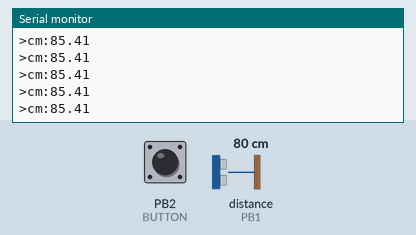
Simulated run of this program. Board: ATmega328P, built with avr-gcc and emulated at 16 MHz (the files do not name the chip). On the bench: the last lines printed to the serial monitor. Wiring (inferred from the names in the program): ultrasonic range finder: trigger PB0; echo PB1. Inputs (shaded band) come from the test bench; at power-on: distance to the obstacle (sensor on PB1) 80 cm, PB2 (BUTTON) HIGH. The echo pulse lasts 58.3 µs per cm.

Above: at 1.2 s.
1.3 s: distance to the obstacle (sensor on PB1) set to 4 cm
At 2.1 s:
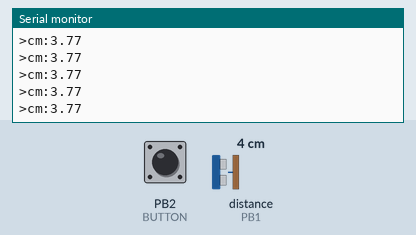
4.3 s: PB2 (BUTTON) pulled LOW for 0.15 s
5.9 s: distance to the obstacle (sensor on PB1) set to 9 cm
At 6.6 s:
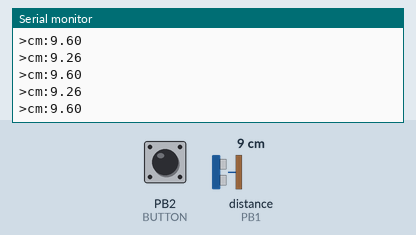
8.9 s: PB2 (BUTTON) pulled LOW for 1 s
11.4 s: PB2 (BUTTON) pulsed LOW 5 times (0.12 s each, 0.3 s apart)
At 11.53 s:
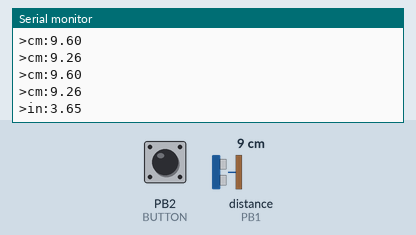
Timing chart, 0 to 14.4 s (numbered marks = the images above; inputs shaded):
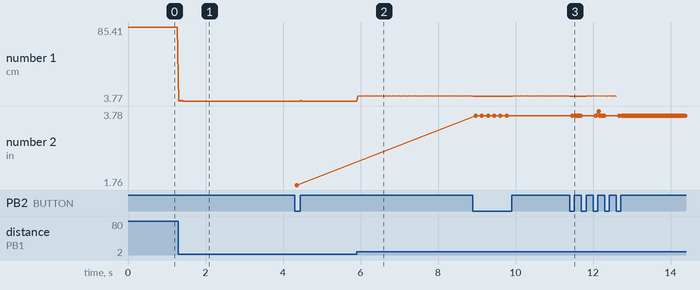

Measured:
- after the input at 1.3 s, the serial monitor: prints a new line at once (image 1)
- after the input at 5.9 s, the serial monitor: prints a new line at once (image 2)
- plotted number 1: 85.41 → 3.77 after the input at 1.3 s, 3.77 → 9.26 after the input at 5.9 s
- plotted number 2: 1.76 → 3.65 after the input at 8.9 s

The program:

main.cpp
```cpp
#include <avr/io.h>
#include <util/delay.h>
#include <stdlib.h>

#define bitSet(reg, n) (reg |= 1 << n)
#define bitRead(reg, n) (reg & (1 << n))
#define bitClear(reg, n) (reg &= ~(1 << n))

#define FOSC 16000000 // Frequency Oscillator 16Mhz for Uno R3
#define BAUD 9600 // 9600 Bits per second
#define MYUBRR FOSC / 16 / BAUD - 1 // My USART Baud Rate Register

#define PORT &PORTB
#define DDR &DDRB
#define TRIGGER_PIN PINB0
#define ECHO_PIN PINB1
#define BUTTON PINB2


#define MAXDISTANCE 4000 //mm
#define SPEED .343 //mm per microsecond
#define TIMEOUT (MAXDISTANCE / SPEED) * 2 ///2 for round trip


// Unit types
enum Unit
{
  CM,
  IN
};

Unit currentUnit = CM;

// Set the baud rate
void USART_Init(unsigned int ubrr)
{
  // unsigned char is 8-bit data type so effictively gets rid of remaining bits
  // load upper 8-bits of the baud rate value into the high byte of the UBRR register
  // eg. 0b0101101010101010 >> 8 = 0b0000000001011010 and the first 8 0's ignored
  UBRR0H = (unsigned char)(ubrr >> 8);
  // load lower 8-bits of the baud rate value into the low byte of the UBRR register
  UBRR0L = (unsigned char)ubrr;
  // enable receiver and transmitter
  UCSR0B = (1 << TXEN0) | (1 << RXEN0);
  // set frame format: USBS0 = 0b1 2stop bit, UCSZ00 = 0b11 8bit data,
  UCSR0C = (1 << USBS0) | (3 << UCSZ00);
}

void USART_Transmit(unsigned char data)
{
  // UDRE0 is the bit number of USART Data Register Empty
  // In Armega328p it is bit 5.
  // Bitwise & checks if both bits are 1 and returns 1,
  while (!(UCSR0A & (1 << UDRE0)))
    ;
  // puts data ubti buffer. 8bit data register
  UDR0 = data;
}

// in C++ strings are just arrays of characters
// this passes in the pointer to first character in the string.
void txString(char *pStr)
{
  //while it doesnt have a null character
  while (*pStr != '\0')
  {
    USART_Transmit(*pStr);
    pStr++;
  }
}

// trigger the ultrasonic sensor
void PulseTrigger()
{
  bitSet(*PORT, TRIGGER_PIN);
  _delay_us(10);
  bitClear(*PORT, TRIGGER_PIN);
}

void USART_Init(unsigned int ubrr);
void USART_Transmit(unsigned char data);
void txString(char *pStr);

// get time of ultrasonic sensor
int Listen()
{
  int counter = 0;
  while(!(bitRead(PINB,ECHO_PIN)));
  while(bitRead(PINB, ECHO_PIN)){
   _delay_us(1);
   counter++;
   if (counter > TIMEOUT){
     return TIMEOUT / 2;
   }
  }
  return counter / 2;
}

// distance of ultrasonic sensor
double CalculateDistance(int time)
{
  if (currentUnit == CM)
  {
    return (time * SPEED);
  }
  else
  {
    // converts to inches
    return (time * SPEED * 0.393701);
  }
}

// toggles unit between cm and inches
void ToggleUnit()
{
  if (currentUnit == CM)
  {
    currentUnit = IN;
  }
  else
  {
    currentUnit = CM;
  }
}


int main(void)
{
  // 1 output, 0 input
  bitSet(*DDR, TRIGGER_PIN);
  bitClear(*DDR, ECHO_PIN);
  // configure as input
  bitClear(*DDR, BUTTON);
    // use internal pull up resistor
  bitSet(*PORT, BUTTON);

  USART_Init(MYUBRR);
  char txBuffer[20];
  while(1)
  {
    if (!bitRead(PINB, BUTTON))
    {
      _delay_ms(50);
      if (!bitRead(PINB, BUTTON))
      {
        ToggleUnit();
      }

    }
    PulseTrigger();
    int time = Listen();
    double distance = CalculateDistance(time);
    dtostrf(distance,0,2,txBuffer);
    // compiler adds null character to end of string
    // togggles unit in teleplot
    if (currentUnit == CM)
    {
      txString(">cm:");
    }
    else
    {
      txString(">in:");
    }
    txString(txBuffer);
    USART_Transmit('\n');
    _delay_ms(20);
  }
}
```
